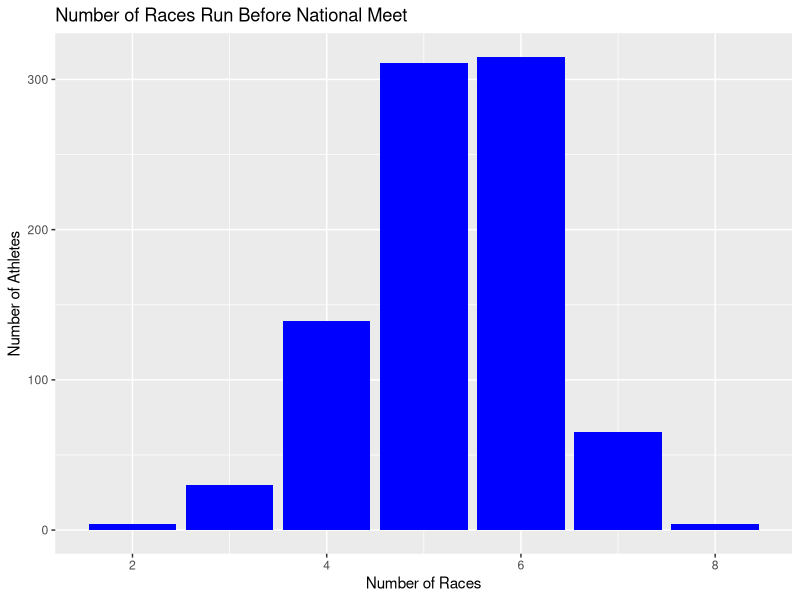
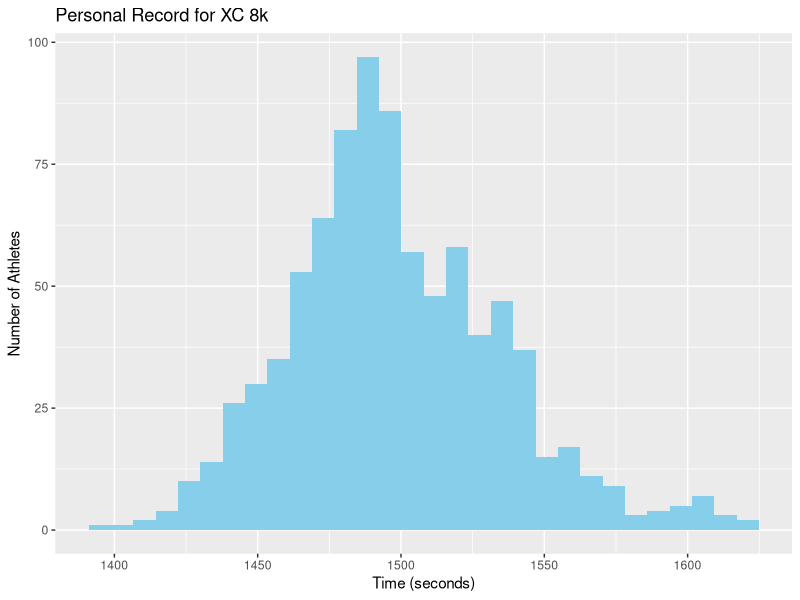
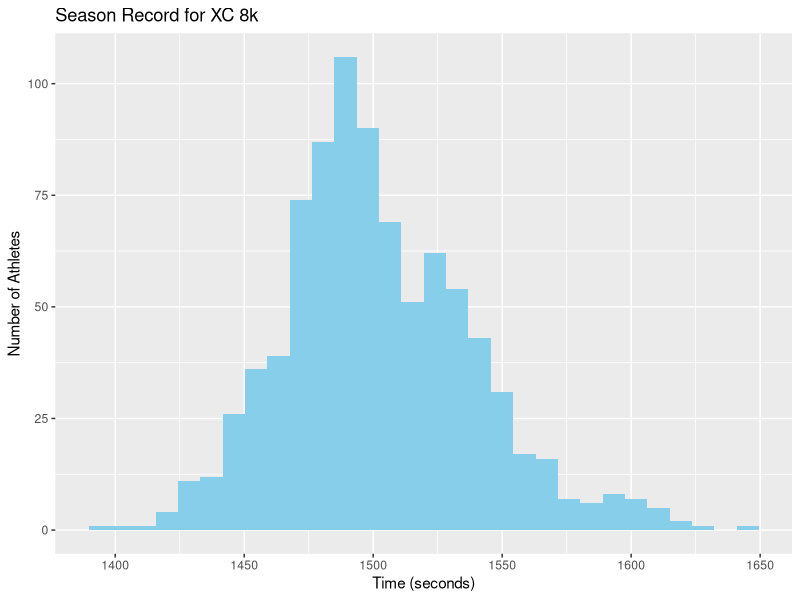
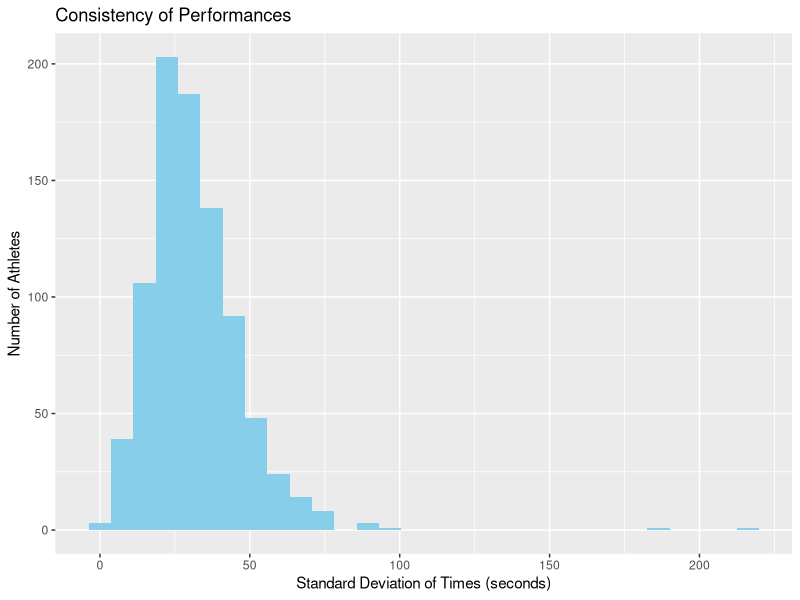
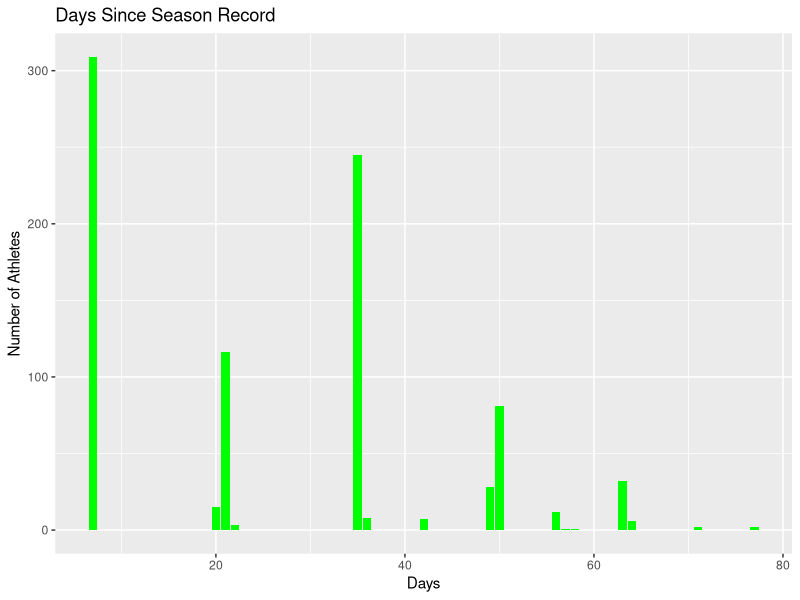
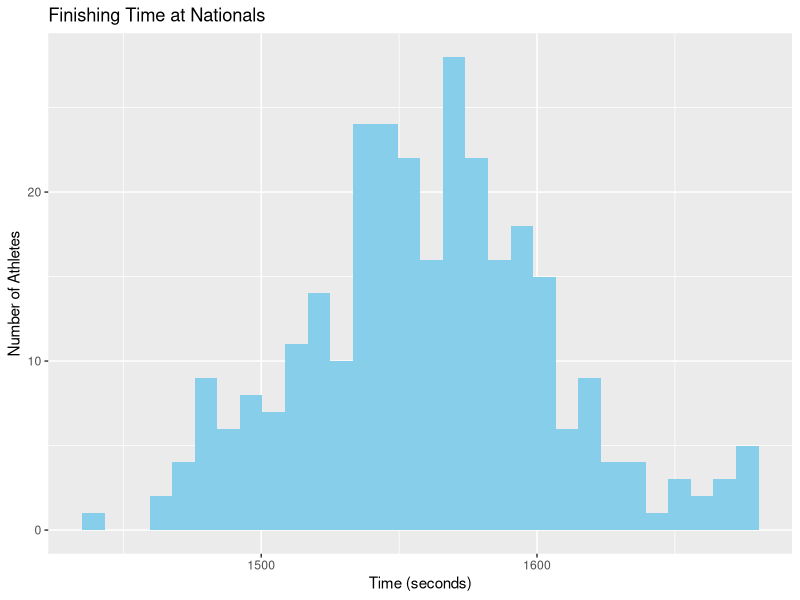
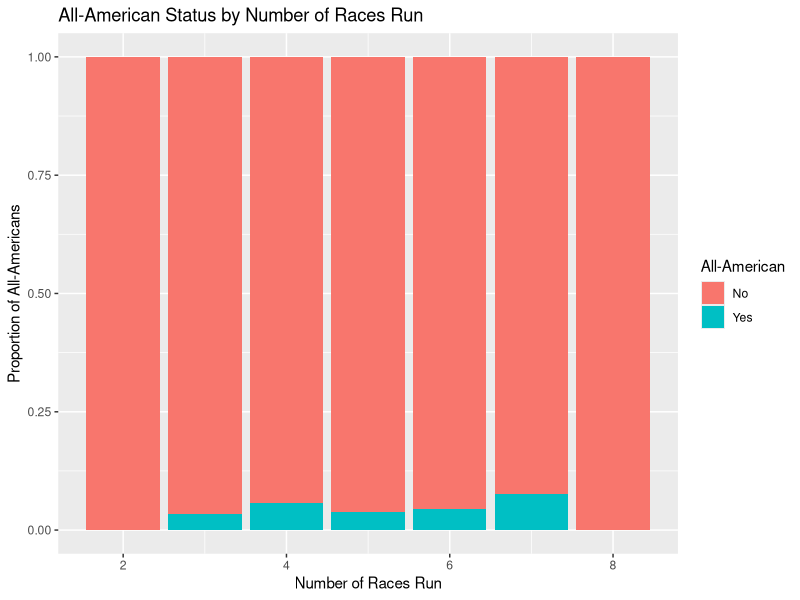
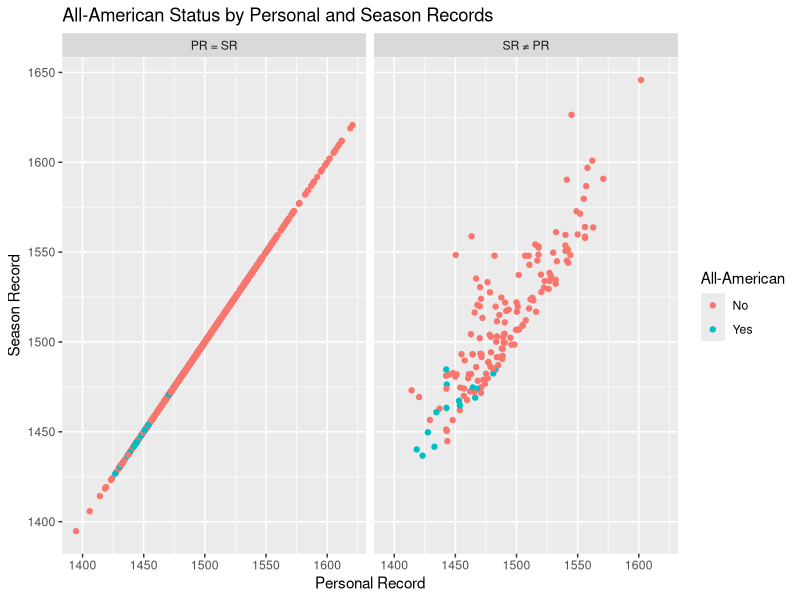

Generate these figures, in order, with R:
## ---- chunk 1
knitr::opts_chunk$set(echo = TRUE)
## ---- chunk 2
athlete_data <- read.csv("../data/athletes.csv")
race_data <- read.csv("../data/races.csv")
library(tidyverse)
## ---- chunk 3
#remove personal record or season record less than 1350 seconds
athlete_data <- athlete_data %>%
  filter(Personal.Record >= 1350 & Season.Record >= 1350)

write_csv(athlete_data, "cleaned_athlete_data.csv")
## ---- chunk 4
ggplot(athlete_data, aes(Number.of.Races.Run)) +
  geom_bar(fill="blue") + 
  labs(title="Number of Races Run Before National Meet", x="Number of Races", y="Number of Athletes")
## ---- chunk 5
ggplot(athlete_data, aes(Personal.Record)) + 
  geom_histogram(fill="skyblue") +
  labs(title="Personal Record for XC 8k", x="Time (seconds)", y="Number of Athletes")
## ---- chunk 6
ggplot(athlete_data, aes(Season.Record)) + 
  geom_histogram(fill="skyblue") +
  labs(title="Season Record for XC 8k", x="Time (seconds)", y="Number of Athletes")
## ---- chunk 7
ggplot(athlete_data, aes(Consistency)) + 
  geom_histogram(fill="skyblue") +
  labs(title="Consistency of Performances", x="Standard Deviation of Times (seconds)", y="Number of Athletes")
## ---- chunk 8
ggplot(athlete_data, aes(Days.since.Season.PR)) + 
  geom_bar(fill="green") +
  labs(title="Days Since Season Record", x="Days", y="Number of Athletes")
## ---- chunk 9
ggplot(race_data, aes(Time)) + 
  geom_histogram(fill="skyblue") +
  labs(title="Finishing Time at Nationals", x="Time (seconds)", y="Number of Athletes")
## ---- chunk 10
ggplot(athlete_data, aes(x=Number.of.Races.Run, fill=as.factor(All.American))) +
  geom_bar(position="fill") + 
  scale_fill_discrete(name = "All-American",
                      labels = c("No", "Yes")) +
  labs(title="All-American Status by Number of Races Run",
       x = "Number of Races Run",
        y = "Proportion of All-Americans")
## ---- chunk 11
athlete_data %>%
  filter(Personal.Record > 1350) %>%
  mutate(PR_SR = ifelse(Season.Record == Personal.Record,
                        "PR = SR",
                        "SR ≠ PR")) %>%
  ggplot(aes(x = Personal.Record, y = Season.Record, color = as.factor(All.American))) +
    geom_point() +
    scale_color_discrete(name="All-American", labels = c("0"="No", "1"="Yes")) +
    facet_wrap(~PR_SR) +
    labs(
      title = "All-American Status by Personal and Season Records",
      x = "Personal Record",
      y = "Season Record"
      )
## ---- chunk 12
ggplot(athlete_data, aes(x = Consistency, fill = as.factor(All.American))) +
    geom_density(alpha = 0.4) +
    scale_fill_manual(values = c("0" = "red", "1" = "blue"),
                      name = "All-American",
                      labels = c("No", "Yes")) +
    coord_cartesian(xlim = c(0, 150)) +
    labs(
        title = "Density of Consistency for All-Americans vs Non-All-Americans",
        x = "Consistency (Std Dev)",
        y = "Density"
    )
## ---- chunk 13
ggplot()
